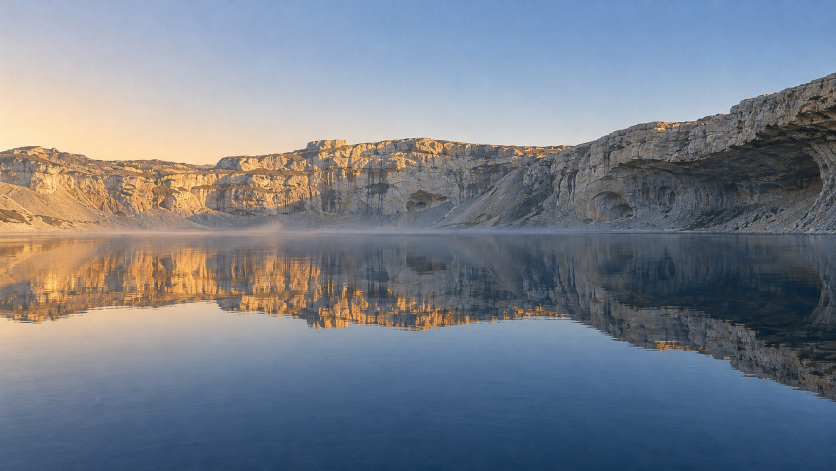
#> input picture assets-src/eye/mat/src/far.png, 1672 x 941 px, given in place of far.jpg, which was not available (shown at 1/2 size)
$ python extend.py
#> lines starting #> are read from the running program, lines starting #| are printed output that depends on the picture; long printed decimals are rounded
# Lays the model's picture of the right end on the wide picture by the part they share, carries the picture on to the right by P
# columns, pads the left with as many columns of the picture itself turned over (the lens never comes there), and writes the plate.
import sys
import cv2, numpy as np
src = sys.argv[1] if len(sys.argv) > 1 else 'public/assets/eye/mat/far.jpg'
far = cv2.imread(src).astype(np.float32)
H, W = far.shape[:2]            # 1882, 3344
#> H = 941; W = 1672
K = 1838; P = 900               # columns the model was shown, columns added on each side
S = H / 1024.0                  # the model's canvas to the picture
#> S = 0.919
a = cv2.imread('out/work/wide/xr-in.png').astype(np.float32)
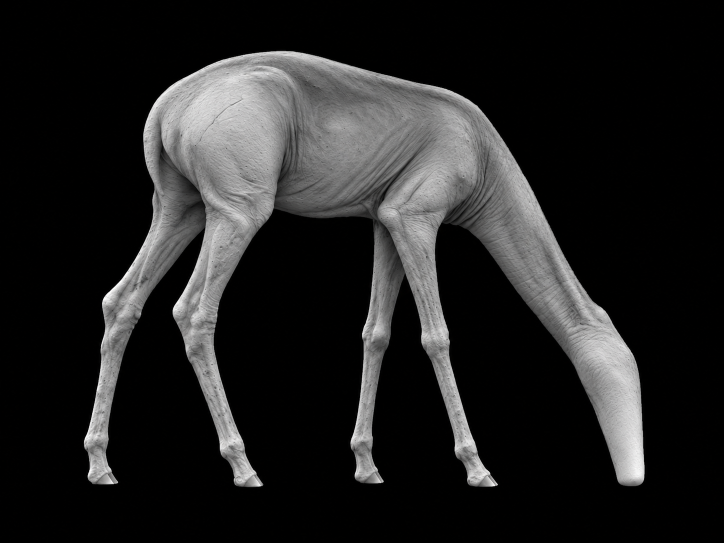
#> input picture assets-src/eye/mat/src/calf-h.png, 1448 x 1086 px, given in place of xr-in.png, which was not available (shown at 1/2 size)
b = cv2.imread('assets-src/eye/far-wide/xr-t1.jpg').astype(np.float32)
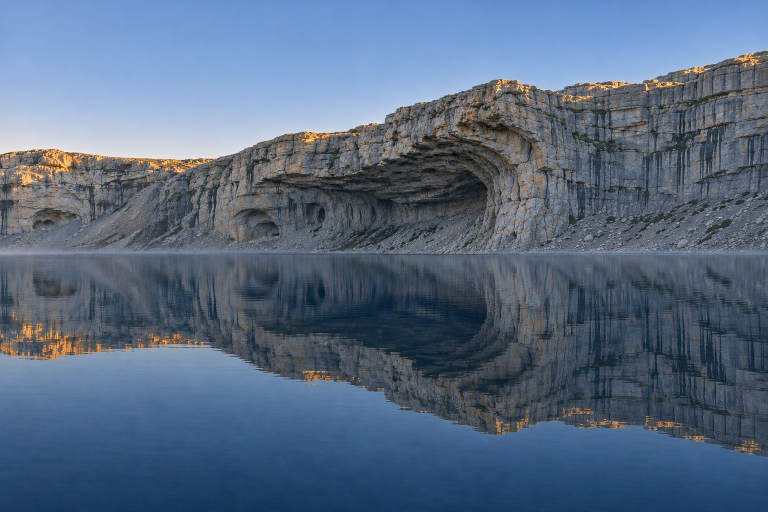
#> input picture assets-src/eye/far-wide/xr-t1.jpg, 1536 x 1024 px, found by its file name (shown at 1/2 size)
mask = np.zeros((512, 768), np.uint8); mask[:, :490] = 255
ga = cv2.GaussianBlur(cv2.cvtColor(cv2.resize(a, (768, 512), interpolation=cv2.INTER_AREA), cv2.COLOR_BGR2GRAY), (0, 0), 2.0)
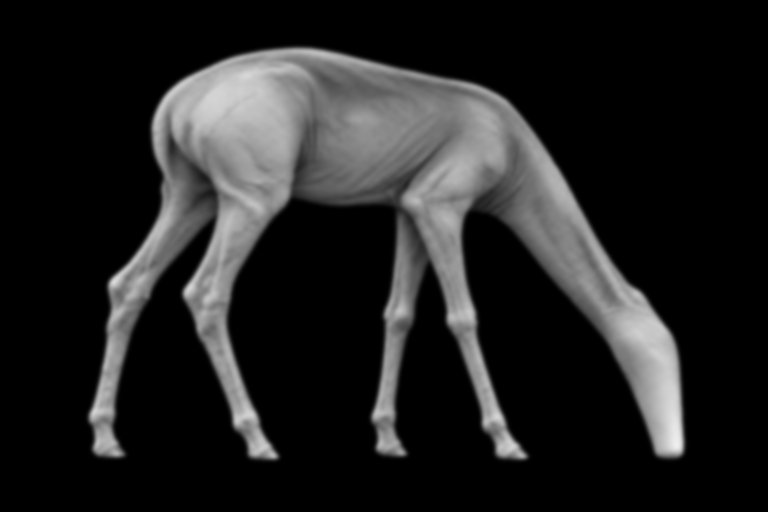
#> ga: shape (512, 768) float32; min 0.00286, max 239.2, mean 34.7
gb = cv2.GaussianBlur(cv2.cvtColor(cv2.resize(b, (768, 512), interpolation=cv2.INTER_AREA), cv2.COLOR_BGR2GRAY), (0, 0), 2.0)
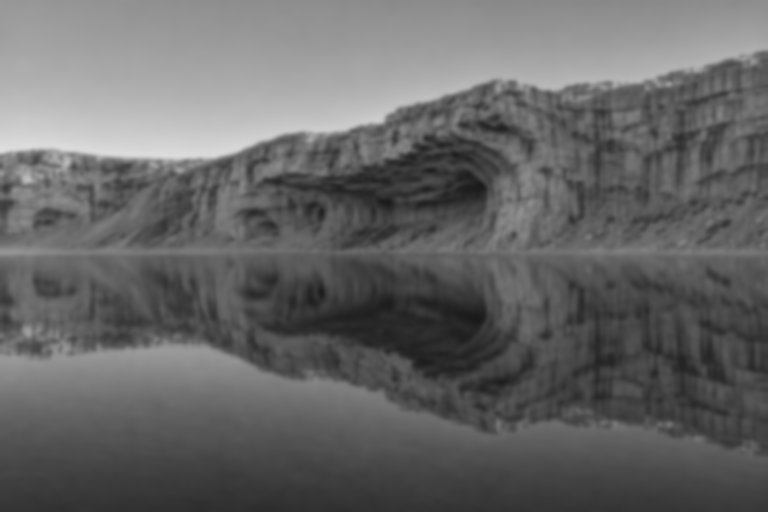
#> gb: shape (512, 768) float32; min 26.28, max 223.4, mean 102.8
warp = np.eye(2, 3, dtype=np.float32)
cc, warp = cv2.findTransformECC(ga, gb, warp, cv2.MOTION_AFFINE, (cv2.TERM_CRITERIA_EPS | cv2.TERM_CRITERIA_COUNT, 400, 1e-7), mask, 5)
#> cc = 0.32; warp = [[-0.101, 8.74, -1487.4], [-1.56, 7.47, -794.8]]
print('cc', round(cc, 4), np.round(warp, 4).tolist())
#| cc 0.3199 [[-0.1008, 8.745, -1487.419], [-1.565, 7.471, -794.794]]
w2 = warp.copy(); w2[:, 2] *= 2.0
#> after `w2 = warp.copy()`: w2 = [[-0.101, 8.74, -1487.4], [-1.56, 7.47, -794.8]]
bw = cv2.warpAffine(b, w2, (1536, 1024), flags=cv2.INTER_LANCZOS4 | cv2.WARP_INVERSE_MAP, borderMode=cv2.BORDER_REFLECT)
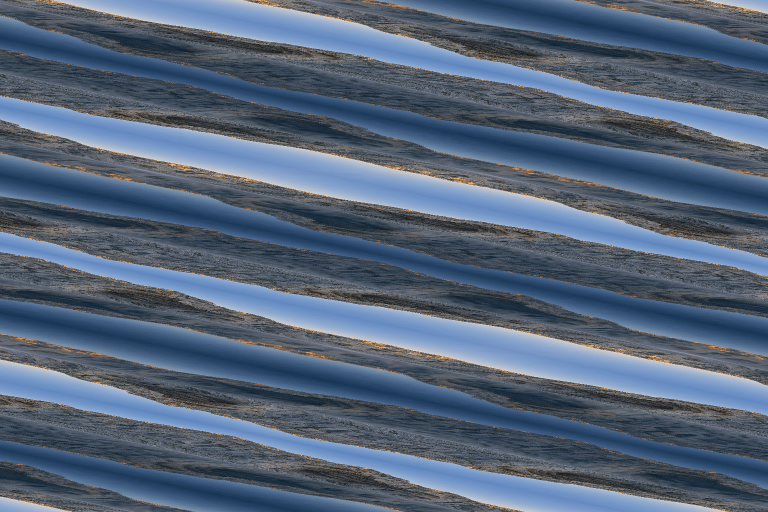
#> bw: shape (1024, 1536, 3) float32 (shown at 1/2 size); mean B, G, R 128, 104.5, 86.5; drawn with min black and max white
m2 = cv2.resize(mask, (1536, 1024)) > 0
#> (the run stopped early here; a loop or call above may not have finished)
